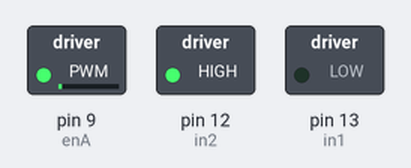
This sketch was run on a simulated Arduino Uno, built with avr-gcc and run on an emulated ATmega328P. Parts: switched loads named in the sketch (green lamp = pin HIGH).

Above: at 0.05 s.
At 2.8 s:
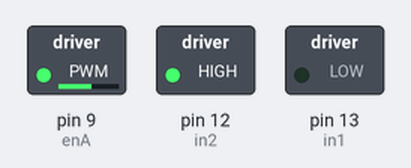
At 5.6 s:
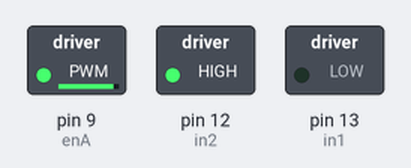
At 11.2 s:
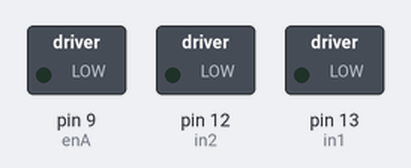
Timing chart, 0 to 14.6 s (numbered marks = the images above):
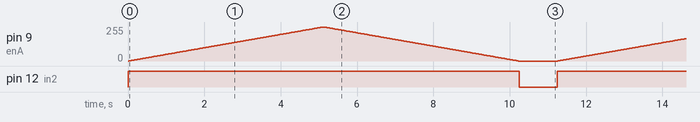

The sketch:

s04_exampleDC_Aceleracion.ino
```cpp
/*
Controlar un motor DC doble eje 3-6V
utilizando el módulo Whadda WPI409 con el driver L298N
Ejercicio para la clase de Interacción y Escena 2023, Citlali Hernández
Basado en el tutorial de Last Minute Engineers https://lastminuteengineers.com/l298n-dc-stepper-driver-arduino-tutorial/
*/


const int enA = 9;  // Añadimos un pin PWM para controlar la velocidad
const int in1 = 13;
const int in2 = 12;


void setup() {
  pinMode(enA, OUTPUT);
  pinMode(in1, OUTPUT);
  pinMode(in2, OUTPUT);

  // Apagamos el motor
  digitalWrite(in1, LOW);
  digitalWrite(in2, LOW);
}

void loop() {
  aceleracion();
  delay(1000);
}

///Funcion de movimiento: cambiamos la velocidad en una dirección ///


// Con esta función aceleramos y desaceleramos al motor
void aceleracion() {

  // Encendemos el motores en una dirección
  digitalWrite(in1, LOW);
  digitalWrite(in2, HIGH);


  //Aceleración
  // Utilizamos un bucle for para aumentar la velocidad de manera gradual
  for (int i = 0; i < 256; i++) {
    analogWrite(enA, i);  // enviamos una señal analógica (0-255) al pin 9(enA)
    delay(20);
  }

  //Desaceleración
  // Utilziamos un bucle for para desacelerar e ir de 255 a 0.
  for (int i = 255; i >= 0; --i) {
    analogWrite(enA, i);  // enviamos una señal analógica (0-255) al pin 9(enA)
    delay(20);
  }

  // Apagamos el motor
  digitalWrite(in1, LOW);
  digitalWrite(in2, LOW);
}
```

Measured:
- by itself, pin 12 (in2): alternates HIGH for 10.2 s and LOW for 1.0 s
